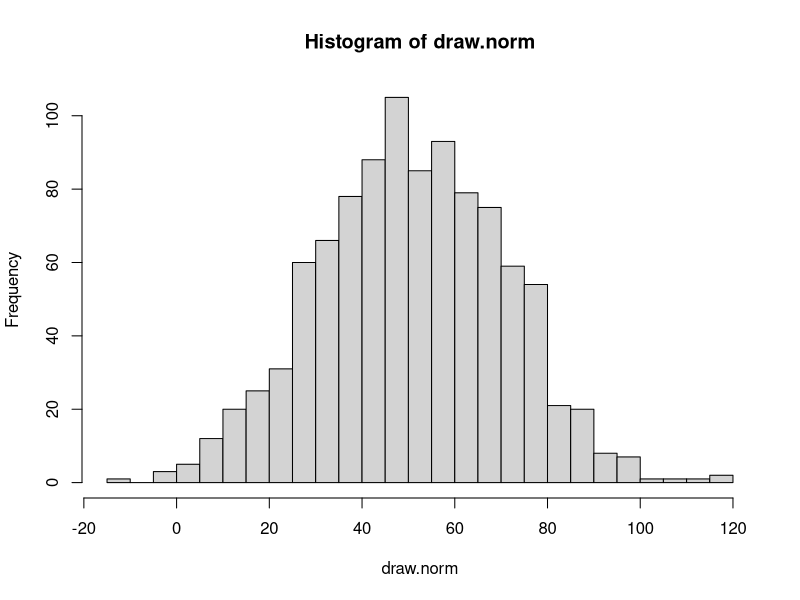
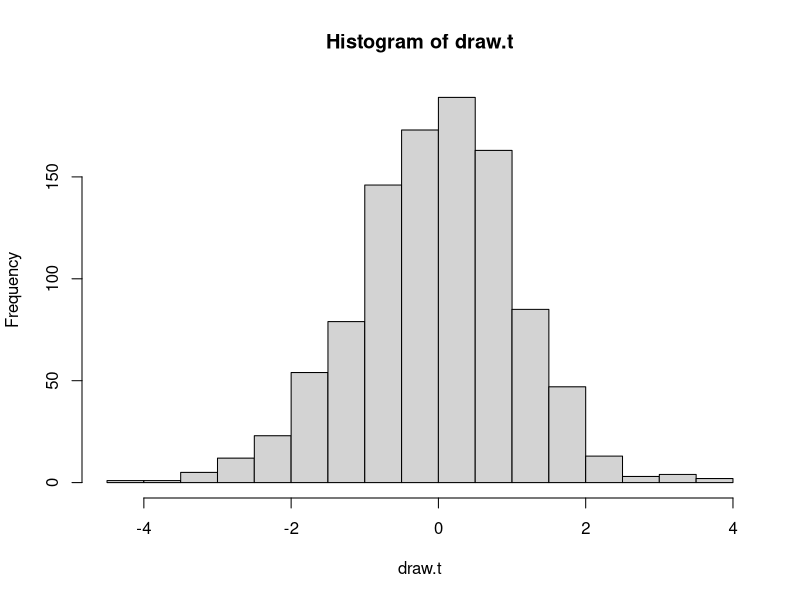
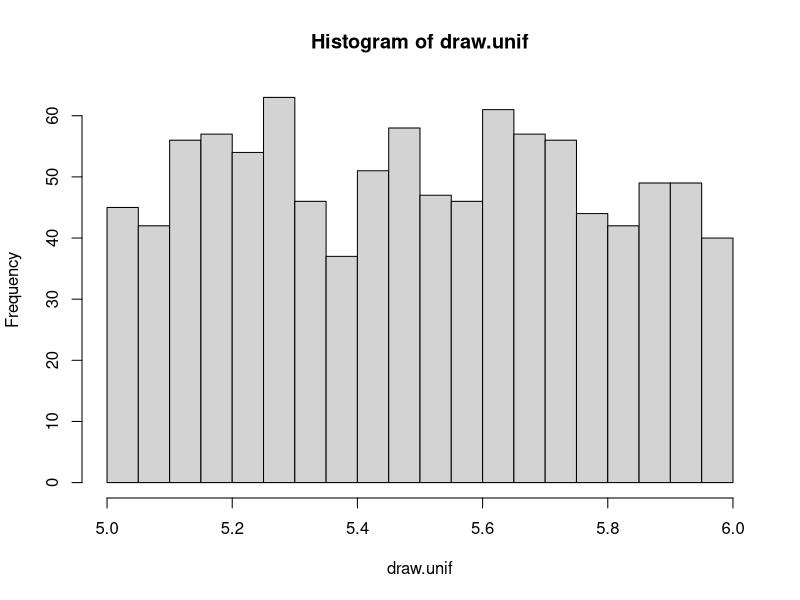
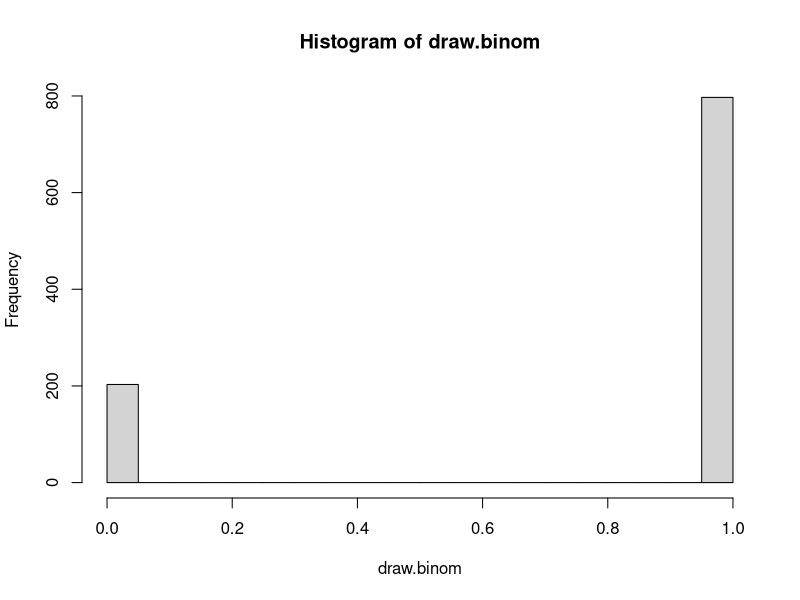
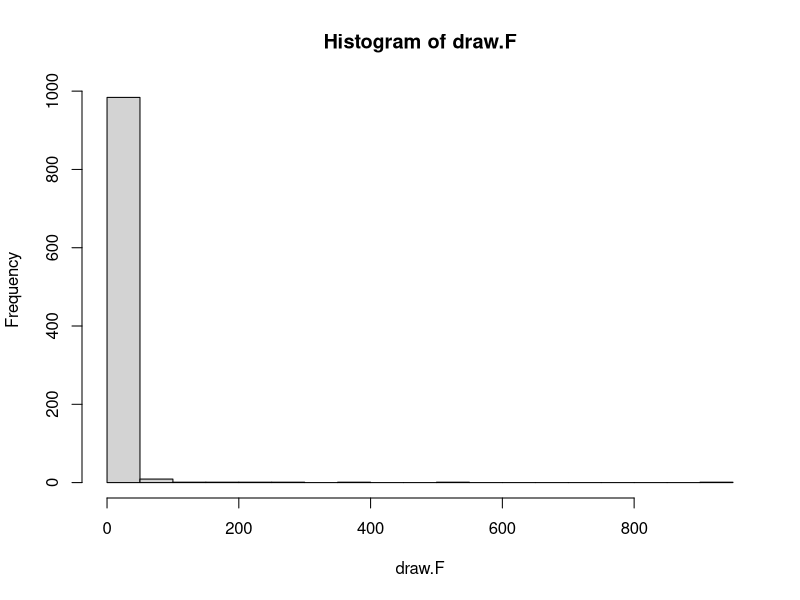
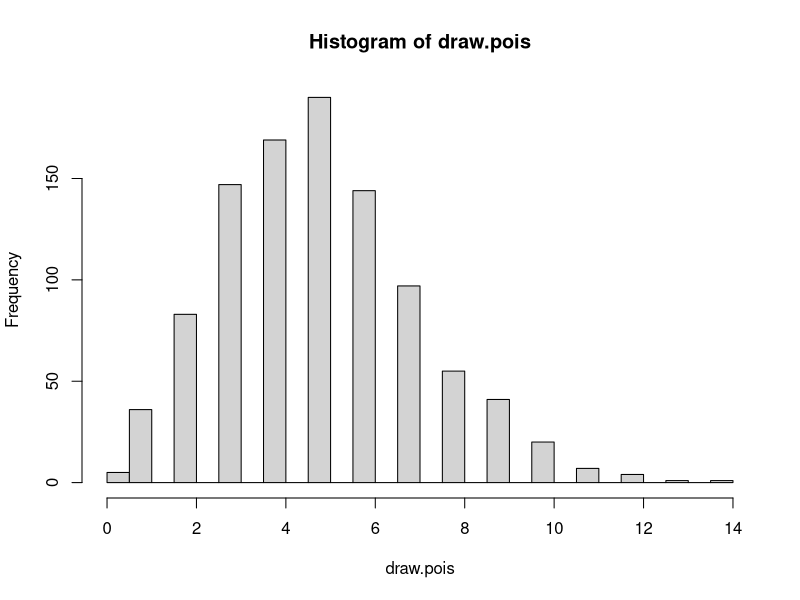
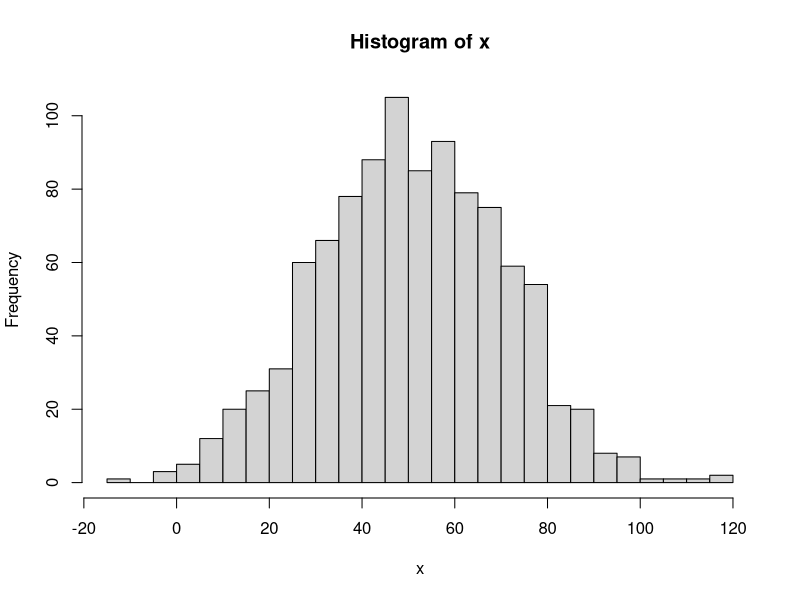
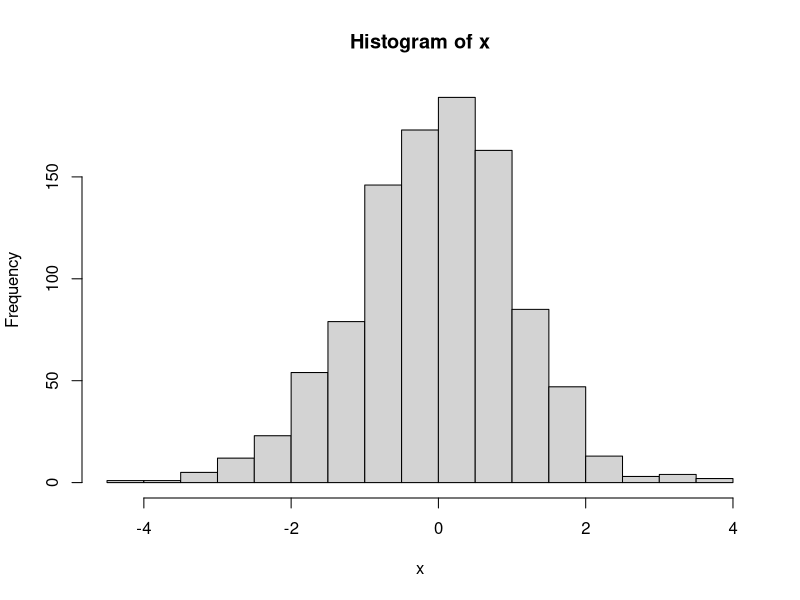

The R script that drew these images, in order:
## ---- chunk 1
set.seed(123)
## ---- chunk 2
set.seed(seed = 123)
## ---- chunk 3
set.seed(123)
## ---- chunk 4
draw1 <- rnorm(n = 10)
## ---- chunk 5
args(rnorm)
## ---- chunk 6
mean(draw1)
sd(draw1)
## ---- chunk 7
draw2 <- rnorm(1000)
## ---- chunk 8
means <- c(0, mean(draw1), mean(draw2))
sds <- c(1, sd(draw1), sd(draw2))
n <- c(Inf, 10, 1000)
result <- data.frame(n=n, mean=means, sd=sds)
row.names(result) <- c("population", "draw1", "draw2")
result
## ---- chunk 9
round(result, 3)
## ---- chunk 10
set.seed(125)
draw1b <- rnorm(10)
draw2b <- rnorm(1000)
means <- c(0, mean(draw1b), mean(draw2b))
sds <- c(1, sd(draw1b), sd(draw2b))
result <- data.frame(n=n, mean=means, sd=sds)
row.names(result) <- c("population", "draw1 (seed=125)", "draw2 (seed=125)")
round(result, 3)
## ---- chunk 11
set.seed(123)
## ---- chunk 12
draw3 <- rnorm(10)
draw4 <- rnorm(1000)
## ---- chunk 13
draw5 <- rnorm(22, 8, sqrt(144)) #square root of 144 
## ---- chunk 14
all.equal(draw1, draw3)
all.equal(draw2, draw4)
## ---- chunk 15
set.seed(123)
draw4 <- rnorm(1000)
draw3 <- rnorm(10)
all.equal(draw1, draw3)
all.equal(draw2, draw4)
## ---- chunk 16
cbind(draw1[1:10], draw4[1:10])
## ---- chunk 17
draw5b <- rnorm(22, 8, sqrt(144))
all.equal(draw5, draw5b)
## ---- chunk 18
draw.norm <- rnorm(1000, mean = 50, sd = 20)
draw.t <- rt(1000, df = 11)
draw.unif <- runif(1000, min = 5, max = 6)
draw.binom <- rbinom(1000, size = 1, prob = .8)
draw.F <- rf(1000, df1 = 1, df2 = 2)
draw.pois <- rpois(1000, lambda = 5)
## ---- chunk 19
data <- data.frame(normal = draw.norm, 
                   t = draw.t, 
                   uniform = draw.unif, 
                   binomial = draw.binom,
                   Fdistr = draw.F,
                   poisson = draw.pois)
summary(data)
## ---- chunk 20
hist(draw.norm, breaks = 25)
hist(draw.t, breaks = 25)
hist(draw.unif, breaks = 25)
hist(draw.binom, breaks = 25)
hist(draw.F, breaks = 25)
hist(draw.pois, breaks = 25)
## ---- chunk 21
invisible(apply(data, 2, function(x) hist(x, breaks = 25)))
## ---- chunk 22
die.roll <- sample(1:6, size = 100, replace = TRUE)
## ---- chunk 23
die.roll.tbl <- table(die.roll)
prop.table(die.roll.tbl)
## ---- chunk 24
table(die.roll)
## ---- chunk 25
prop.table(table(die.roll))
## ---- chunk 26
rho = .8
var1 <- rnorm(1000, 5, sqrt(1)) #first variable
var2 <- scale(var1) * rho + rnorm(1000, 0, sqrt(1 - rho^2)) #second variable step 1
var2 <- var2 * sd(var1) + mean(var1) #second variable step 2
data <- data.frame(var1 = var1, var2 = var2) #combined data frame
colMeans(data) #means
var(data) #variance/covariance matrix
cor(var1, var2) #correlations
## ---- chunk 27
#you need function rmvnorm from package mvtnorm
sigma <- matrix(c(1, .8, .8, 1), nrow = 2, ncol = 2) #variance/covariance matrix
data <- mvtnorm::rmvnorm(n = 1000, sigma = sigma, mean = c(5, 5))
colMeans(data)
var(data)
